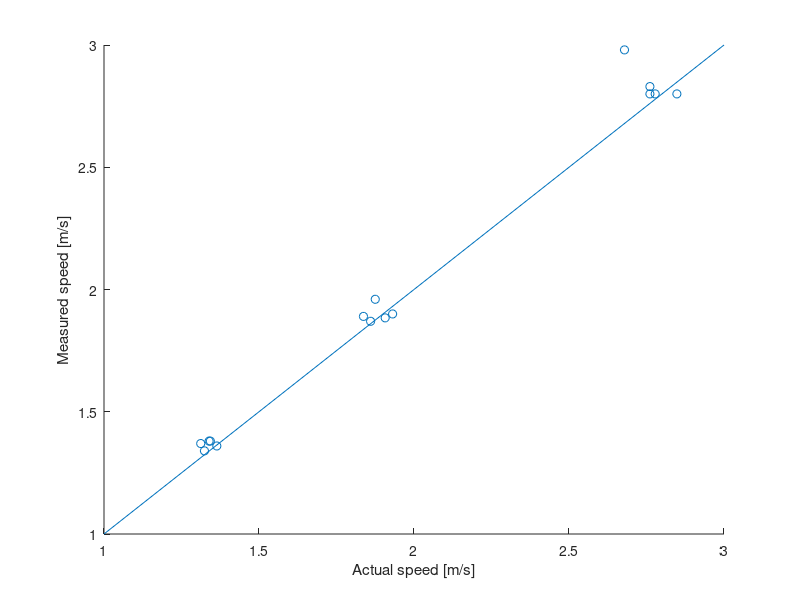

Here is the MATLAB script that generated this plot:
x = [1:001:3];
y=x;
hold on;
plot(x,y)
actualSpeed = [1.36400000000000,1.33900000000000,1.31200000000000,1.32400000000000,1.34300000000000,1.86000000000000,1.83700000000000,1.87500000000000,1.90700000000000,1.93100000000000,2.76100000000000,2.76100000000000,2.67900000000000,2.77800000000000,2.84800000000000];
radarSpeed = [1.36000000000000,1.38000000000000,1.37000000000000,1.34000000000000,1.38000000000000,1.87000000000000,1.89000000000000,1.96000000000000,1.88400000000000,1.90000000000000,2.80000000000000,2.83000000000000,2.98000000000000,2.80000000000000,2.80000000000000];
scatter(actualSpeed, radarSpeed);
xlabel("Actual speed [m/s]");
ylabel("Measured speed [m/s]");
